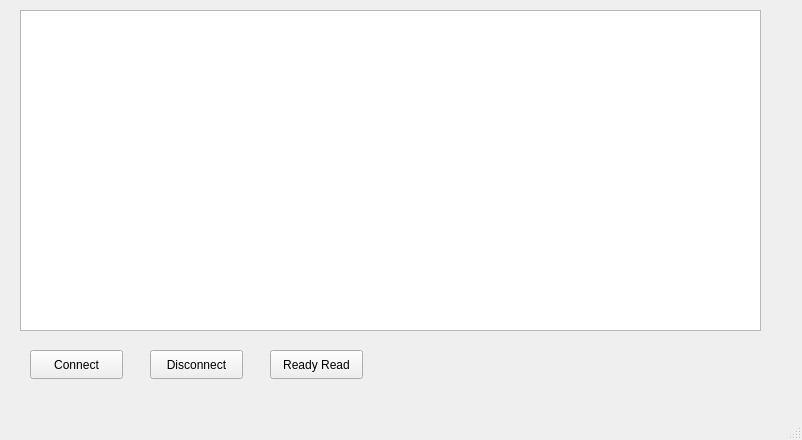
<?xml version="1.0" encoding="UTF-8"?>
<ui version="4.0">
 <class>OCPP</class>
 <widget class="QMainWindow" name="OCPP">
  <property name="geometry">
   <rect>
    <x>0</x>
    <y>0</y>
    <width>802</width>
    <height>440</height>
   </rect>
  </property>
  <property name="windowTitle">
   <string>OCPP Server</string>
  </property>
  <widget class="QWidget" name="centralwidget">
   <widget class="QPushButton" name="connectBtn">
    <property name="geometry">
     <rect>
      <x>30</x>
      <y>350</y>
      <width>93</width>
      <height>29</height>
     </rect>
    </property>
    <property name="text">
     <string>Connect</string>
    </property>
   </widget>
   <widget class="QPushButton" name="disconnectBtn">
    <property name="geometry">
     <rect>
      <x>150</x>
      <y>350</y>
      <width>93</width>
      <height>29</height>
     </rect>
    </property>
    <property name="text">
     <string>Disconnect</string>
    </property>
   </widget>
   <widget class="QPushButton" name="readyReadBtn">
    <property name="geometry">
     <rect>
      <x>270</x>
      <y>350</y>
      <width>93</width>
      <height>29</height>
     </rect>
    </property>
    <property name="text">
     <string>Ready Read</string>
    </property>
   </widget>
   <widget class="QTextEdit" name="textEdit">
    <property name="geometry">
     <rect>
      <x>20</x>
      <y>10</y>
      <width>741</width>
      <height>321</height>
     </rect>
    </property>
   </widget>
  </widget>
  <widget class="QMenuBar" name="menubar">
   <property name="geometry">
    <rect>
     <x>0</x>
     <y>0</y>
     <width>802</width>
     <height>22</height>
    </rect>
   </property>
  </widget>
  <widget class="QStatusBar" name="statusbar"/>
 </widget>
 <resources/>
 <connections/>
</ui>
